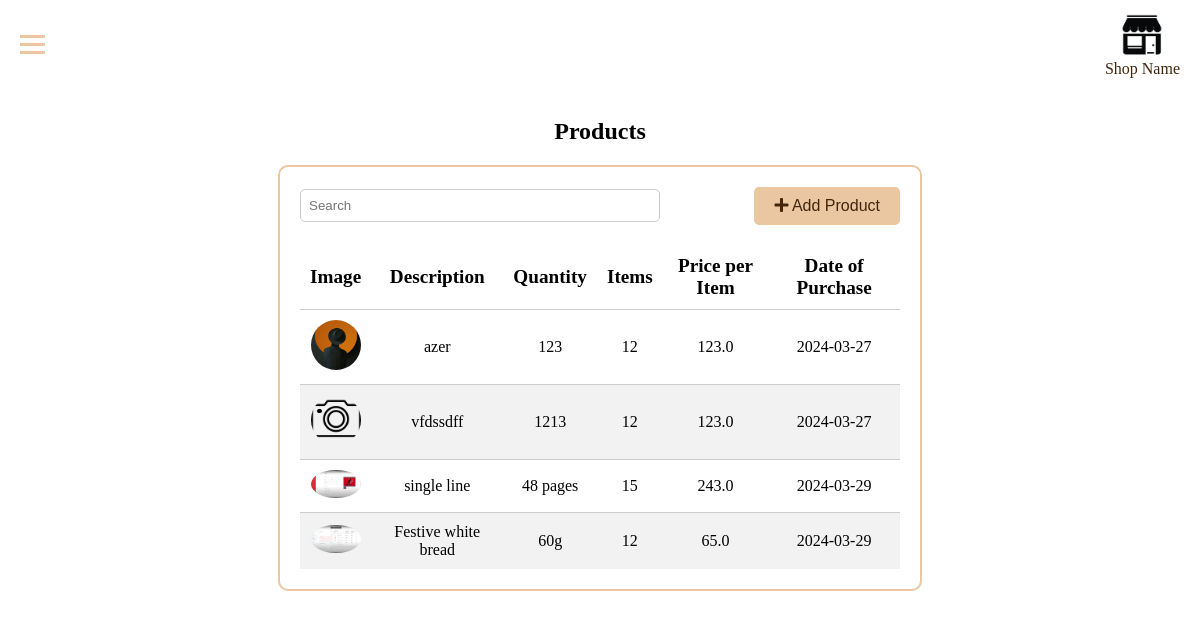
/products, run on an earlier commit of the app's database.
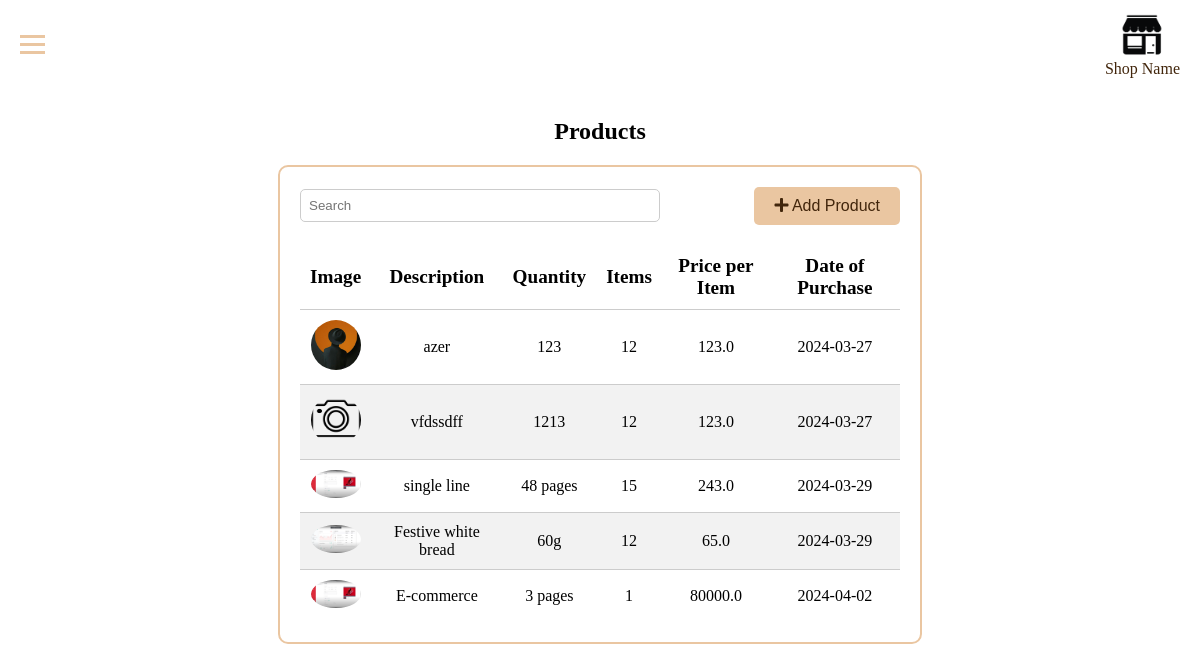
And on a later commit of the database.
### app/models.py (models this page shows)
class Product(db.Model):
    __tablename__ = 'product'
    id = db.Column(db.Integer, primary_key=True)
    description = db.Column(db.Text, nullable=False)
    quantity = db.Column(db.Integer, nullable=False)
    items = db.Column(db.Integer, nullable=False)
    price_per_item = db.Column(db.Float, nullable=False)
    date_purchase = db.Column(db.Date, nullable=False)
    image_path = db.Column(db.String(200), nullable=True)

### app/routes.py (the view, shortened to what this page needs)
@app.route('/products', methods=['GET', 'POST'])
def products():
    inspector = inspect(db.engine)
    if 'product' not in inspector.get_table_names():
        Product.__table__.create(db.engine)
    products = Product.query.all()
    return render_template('products.html', products=products)

### app/templates/products.html (shortened to what this page needs)
{% extends "layout.html" %}
{% block head %}
  <link rel="stylesheet" href="{{ url_for('static', filename='css/products.css') }}">
{% endblock %}
{% block body %}
  <main>
    <section id="content">
      <div class="page-title">
        <h2>Products</h2>
      </div>
      <div class="centered-container">
        <div class="stocks-section">
          <div class="section-header">
            <input type="search" id="searchInput" placeholder="Search">
            <button onclick="displayAddProductForm()"><i class="fas fa-plus"></i> Add Product</button>
          </div>
          <table class="product-list">
            <thead>
              <tr>
                <th>Image</th>
                <th>Description</th>
                <th>Quantity</th>
                <th>Items</th>
                <th>Price per Item</th>
                <th>Date of Purchase</th>
              </tr>
            </thead>
            <tbody>
              {% for product in products %}
              <tr>
                <td>
                  {% if product.image_path %}
                    <img src="{{ url_for('uploaded_file', filename=product.image_path) }}" alt="Product Image">
                  {% else %}
                      <img src="{{ url_for('static', filename='images/default-image.png') }}" alt="Default Product Image">
                  {% endif %}
                </td>
                <td>{{ product.description }}</td>
                <td>{{ product.quantity }}</td>
                <td>{{ product.items }}</td>
                <td>{{ product.price_per_item }}</td>
                <td>{{ product.date_purchase }}</td>
              </tr>
              {% endfor %}
            </tbody>
          </table>
        </div>
      </div>
    </section>
  </main>
{% endblock %}

### app/templates/layout.html (shortened to what this page needs)
<!DOCTYPE html>
<html lang="en">
<head>
  {% block head %}{% endblock %}
  <link rel="stylesheet" href="{{ url_for('static', filename='css/styles.css') }}">
  <link rel="stylesheet" href="https://cdnjs.cloudflare.com/ajax/libs/font-awesome/5.15.4/css/all.min.css">
</head>
<body>
  <header>
    <div class="menu-icon" onclick="toggleMenu()">
      <div class="bar"></div>
      <div class="bar"></div>
      <div class="bar"></div>
    </div>
    <div class="shop-info">
      <img src="{{ url_for('static', filename='images/shop-icon.png') }}" alt="Shop Icon">
      <span>Shop Name</span>
    </div>
  </header>
  {% block body %}{% endblock %}
</body>
</html>

### app/static/css/products.css (style rules this page uses)
.stocks-section { border: 2px solid #eac6a1; border-radius: 10px; padding: 20px; max-width: 600px; margin: 0 auto; }
.section-header { display: flex; justify-content: space-between; align-items: center; margin-bottom: 20px; }
.section-header input[type="search"] { width: 60%; padding: 8px; border-radius: 5px; border: 1px solid #ccc; }
.section-header button { background: #eac6a1; color: #42260c; border: none; border-radius: 5px; padding: 10px 20px; font-size: 1rem; cursor: pointer; transition: background 0.3s ease; }
.product-list { width: 100%; border-collapse: collapse; margin-top: 20px; }
.product-list th { font-weight: bold; font-size: 1.2em; text-align: center; padding: 10px; }
.product-list td { padding: 10px; border-top: 1px solid #ccc; }
.product-list td img { max-width: 50px; max-height: 50px; border-radius: 50%; object-fit: cover; }
.product-list tbody tr:nth-child(even) { background-color: #f2f2f2; }
.product-list tbody td { text-align: center; }

### app/static/css/styles.css (style rules this page uses)
header { background-color: rgba(0, 0, 0, 0); color: #42260c; padding: 10px; display: flex; justify-content: space-between; align-items: center; position: relative; }
.menu-icon { cursor: pointer; margin-left: 10px; z-index: 2; }
.bar { width: 25px; height: 3px; background-color: #eac6a1; margin: 5px 0; transition: 0.4s; }
.shop-info { margin-right: 10px; display: flex; flex-direction: column; align-items: center; }
.shop-info img { width: 50px; height: 50px; }
main { padding: 10px; }
body { margin: 0; padding: 0; background-image: url('/static/images/duka-background.jpeg'); background-size: cover; background-position: center; }
.page-title { text-align: center; }

What changed in the data, as far as the page shows it:
added Product: image_path (picture), description "E-commerce", quantity "3 pages", items "1", price_per_item "80000.0", date_purchase "2024-04-02"
